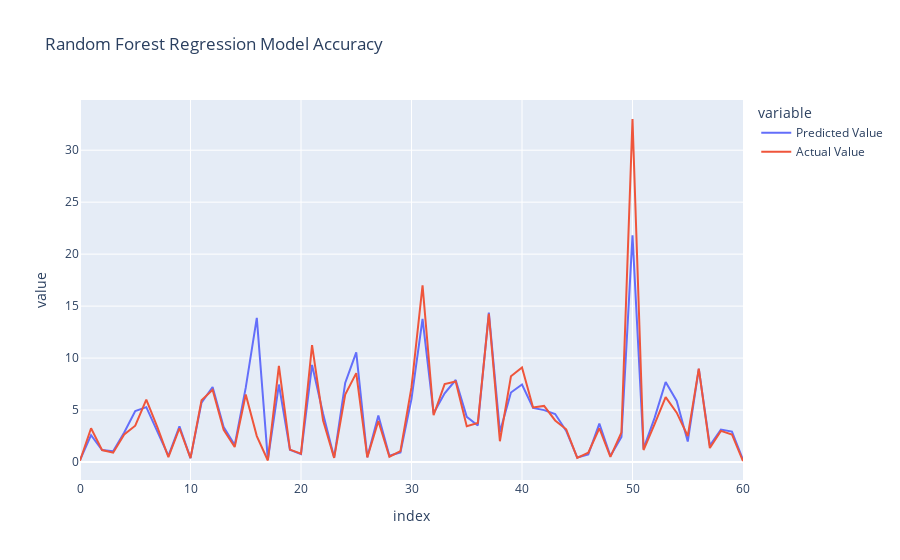

Notebook cell for this chart:
### Markdown cell above
### Random Forest Regressor

### Code cell
RandomForest_Model = RandomForestRegressor()
RandomForest_Model.fit(X_train,Y_train)
Y_pred = RandomForest_Model.predict(X_test)
df = pd.DataFrame([performance_report(Y_test,Y_pred,'Random Forest Regression')])
print_perf(df)
Performance_Report = pd.concat([Performance_Report,df])
MODEL.append(RandomForest_Model)
accuracy_plot(Y_test,Y_pred,'Random Forest Regression')

### Figure 1 — Plotly figure (JSON) as saved in the notebook; plotly's stock layout.template omitted (floating-point values rounded to 4 significant figures)
{"data": [{"hovertemplate": "variable=Predicted Value<br>index=%{x}<br>value=%{y}<extra></extra>", "legendgroup": "Predicted Value", "line": {"color": "#636efa", "dash": "solid"}, "marker": {"symbol": "circle"}, "mode": "lines", "name": "Predicted Value", "orientation": "v", "showlegend": true, "type": "scatter", "x": [0, 1, 2, 3, 4, 5, 6, 7, 8, 9, 10, 11, 12, 13, 14, 15, 16, 17, 18, 19, 20, 21, 22, 23, 24, 25, 26, 27, 28, 29, 30, 31, 32, 33, 34, 35, 36, 37, 38, 39, 40, 41, 42, 43, 44, 45, 46, 47, 48, 49, 50, 51, 52, 53, 54, 55, 56, 57, 58, 59, 60], "xaxis": "x", "y": [0.1984, 2.588, 1.159, 1.046, 2.852, 4.898, 5.28, 3.012, 0.589, 3.44, 0.3732, 5.721, 7.222, 3.366, 1.627, 7.158, 13.86, 0.2128, 7.456, 1.17, 0.7576, 9.342, 4.651, 0.4297, 7.614, 10.56, 0.4636, 4.488, 0.5985, 0.9288, 6.078, 13.78, 4.684, 6.606, 7.893, 4.342, 3.523, 14.37, 2.897, 6.685, 7.456, 5.201, 4.995, 4.625, 2.992, 0.4345, 0.7394, 3.694, 0.5803, 2.402, 21.81, 1.293, 4.245, 7.694, 5.883, 1.972, 8.965, 1.582, 3.13, 2.928, 0.2232], "yaxis": "y"}, {"hovertemplate": "variable=Actual Value<br>index=%{x}<br>value=%{y}<extra></extra>", "legendgroup": "Actual Value", "line": {"color": "#EF553B", "dash": "solid"}, "marker": {"symbol": "circle"}, "mode": "lines", "name": "Actual Value", "orientation": "v", "showlegend": true, "type": "scatter", "x": [0, 1, 2, 3, 4, 5, 6, 7, 8, 9, 10, 11, 12, 13, 14, 15, 16, 17, 18, 19, 20, 21, 22, 23, 24, 25, 26, 27, 28, 29, 30, 31, 32, 33, 34, 35, 36, 37, 38, 39, 40, 41, 42, 43, 44, 45, 46, 47, 48, 49, 50, 51, 52, 53, 54, 55, 56, 57, 58, 59, 60], "xaxis": "x", "y": [0.12, 3.25, 1.15, 0.9, 2.65, 3.5, 6, 3.35, 0.48, 3.25, 0.38, 5.95, 6.95, 3.1, 1.45, 6.5, 2.5, 0.15, 9.25, 1.2, 0.8, 11.25, 4, 0.4, 6.5, 8.55, 0.45, 3.95, 0.51, 1.05, 7.2, 17, 4.5, 7.5, 7.75, 3.45, 3.75, 14.25, 2, 8.25, 9.1, 5.25, 5.4, 4, 3.15, 0.4, 0.9, 3.25, 0.5, 2.85, 33, 1.15, 3.65, 6.25, 4.75, 2.5, 8.99, 1.35, 3, 2.65, 0.1], "yaxis": "y"}], "layout": {"legend": {"title": {"text": "variable"}, "tracegroupgap": 0}, "title": {"text": "Random Forest Regression Model Accuracy"}, "xaxis": {"anchor": "y", "domain": [0, 1], "title": {"text": "index"}}, "yaxis": {"anchor": "x", "domain": [0, 1], "title": {"text": "value"}}}}
